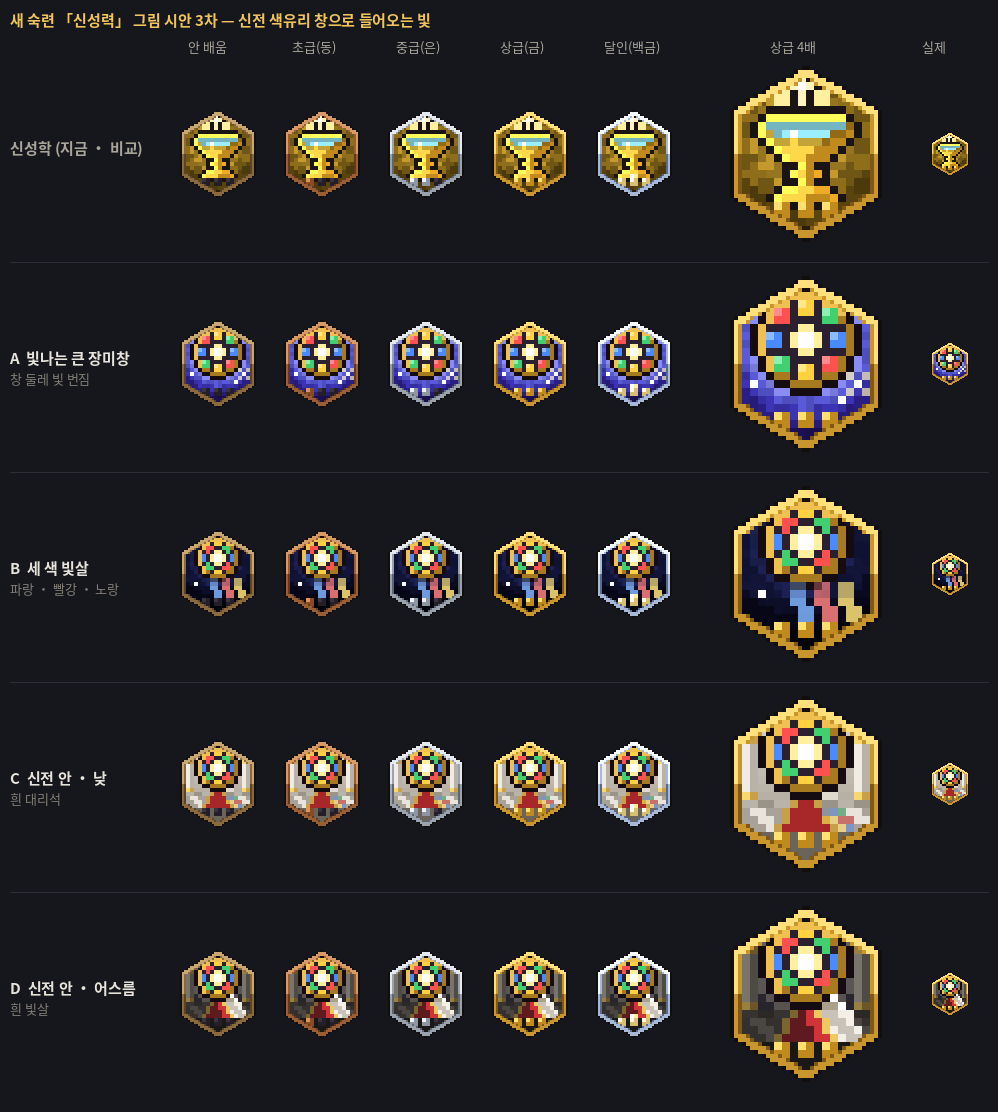

The Python source for this figure:
"""빌드 69 — 새 숙련 「신성력」 그림 시안 3차: 교회(신전)의 색유리 창으로 빛이 들어온다
(11-13 18:49 사용자 「신성력시안 교회시설에 있는 스테인드글라스에 빛 들어오는 걸로 4개 ㄱㄱ」)
- 창은 넷 다 게임 본부 신전(hq.js A3_TEMPLE)의 둥근 꽃잎 색유리 창: 금 테 · 어두운 납 · 꽃잎 여덟
  (오른쪽 · 왼쪽 파랑, 위 · 아래 노랑, 왼쪽 위 · 오른쪽 아래 빨강, 오른쪽 위 · 왼쪽 아래 초록) · 가운데 흰 금빛.
  꽃잎 사이에 납 줄을 두어 위아래 · 좌우 꽃잎이 가운데로 이어지지 않게 했다(이어지면 더하기 꼴로 읽힌다).
  A 빛나는 큰 장미창 (창 둘레가 푸른 보랏빛으로 번짐 + 반짝임)
  B 세 색 빛살 (신전의 파랑 · 빨강 · 노랑 빛살이 바닥까지)
  C 신전 안 · 낮 (흰 대리석 벽 · 기둥 · 붉은 융단 · 바둑 바닥에 떨어진 색 빛)
  D 신전 안 · 어스름 (어두운 안쪽으로 흰 빛살 — 빛이 닿은 바닥 · 융단만 밝다)
- 빛은 흐림 없이 도트로만(섞은 색 두세 단계 · 바둑 무늬). 반짝임은 비스듬한 꼴(더하기 꼴 아님).
- 틀 · 단계 점은 숙련 B안(m_v63 · m_v69 · m_v69b와 같은 길).
- 시험판(구도 열세 가지)은 세션 작업 폴더 v85/proto*.py.
python3 m_v69c.py → m_v69c.png"""
import sys, math, pathlib
sys.path.insert(0, str(pathlib.Path(__file__).parent))
import cell, b4
from cell import Art, mix, W, H
from lib import *
from lib import R as RAMP
from mast import TIER, FRAME, FRAME0
from m_v63 import FRAME4
def A_(theme, **k): return bg(Art(), theme, **k)
GL = {'b': '#4a8aff', 'r': '#ff5050', 'y': '#ffd040', 'g': '#40d070', 'w': '#ffffff', 'h': '#fff0a0',
      'k': '#2a2030', 'o': '#f0c050', 'O': '#a87a20'}
HI = {'b': '#8cbcff', 'r': '#ff8c8c', 'y': '#ffe88c', 'g': '#8cf0b0'}
OUTC = '#140c10'
# 큰 창 (12칸): 꽃잎 2×2 여덟 + 가운데
ROSE12 = ['....oooo....',
          '..oo.yy.oo..',
          '.orr.yy.ggo.',
          '.orr....ggO.',
          'o....hh....O',
          'obb.hwwh.bbO',
          'obb.hwwh.bbO',
          'o....hh....O',
          '.ogg....rrO.',
          '.ogg.yy.rrO.',
          '..OO.yy.OO..',
          '....OOOO....']
# 작은 창 (10칸): 꽃잎 두세 칸 + 가운데 (빛살 자리를 남긴다)
ROSE10 = ['...oooo...',
          '.ookyykoo.',
          '.orrkkggO.',
          'okrkhhkgkO',
          'obkhwwhkbO',
          'obkhwwhkbO',
          'okgkhhkrkO',
          '.oggkkrrO.',
          '.oOkyykOO.',
          '...OOOO...']
def window(a, rows, ox, oy, hi=False):
    """창 칠하기: 테 안쪽 '.'은 납, 바깥 한 칸은 검은 테. hi면 꽃잎 왼쪽 위 칸을 밝게(유리 빛). 돌려주는 것 = 창 + 테 칸"""
    cm = set()
    for y, r in enumerate(rows):
        xs = [x for x, ch in enumerate(r) if ch != '.']
        if not xs: continue
        for x in range(min(xs), max(xs) + 1):
            ch = r[x]; c = GL['k'] if ch in '.k' else GL[ch]
            if hi and ch in HI:
                up = rows[y - 1][x] if y else '.'; lf = r[x - 1] if x else '.'
                if up != ch and lf != ch: c = HI[ch]
            a.set(ox + x, oy + y, c); cm.add((ox + x, oy + y))
    ring = {(x + dx, y + dy) for (x, y) in cm for dx, dy in ((1, 0), (-1, 0), (0, 1), (0, -1))} - cm
    for (x, y) in ring: a.set(x, y, OUTC)
    return cm | ring
def screen(c, l, k):
    c = cell.col(c); l = cell.col(l)
    return tuple(round(255 - (255 - c[i]) * (255 - l[i] * k) / 255) for i in range(3))
def inside(x, y): return bool(cell.MASK.get((x, y)))
def xspark(a, x, y, big=False):
    """비스듬한 반짝임 (가운데 흰 칸 + 대각 네 칸)"""
    a.set(x, y, '#ffffff')
    if big:
        for dx, dy in ((1, 1), (-1, 1), (1, -1), (-1, -1)):
            if a.get(x + dx, y + dy) is not None: a.set(x + dx, y + dy, mix(a.get(x + dx, y + dy), '#fff4c0', 0.7))
def trap(y0, y1, xa0, xa1, xb0, xb1):
    """사다리꼴: y0줄 [xa0, xa1] → y1줄 [xb0, xb1] (칸 가운데가 안에 들면) → {(x, y): 위에서부터 몫 t}"""
    out = {}
    for y in range(int(math.floor(y0)), int(math.ceil(y1)) + 1):
        yc = y + 0.5
        if yc < y0 or yc > y1: continue
        t = (yc - y0) / (y1 - y0); l = xa0 + (xb0 - xa0) * t; r = xa1 + (xb1 - xa1) * t
        for x in range(W):
            if l <= x + 0.5 <= r: out[(x, y)] = t
    return out
# ── A 빛나는 큰 장미창: 창 둘레가 계단처럼 번진다 ──
def glow_bg(a, theme, cx, cy, steps, rays=16, k=0.14):
    rp = RAMP[theme]
    for y in range(H):
        for x in range(W):
            d = math.hypot(x + 0.5 - cx, y + 0.5 - cy); idx = steps[-1][1]
            for lim, i in steps:
                if d < lim: idx = i; break
            c = rp[idx]
            th = (math.atan2(y + 0.5 - cy, x + 0.5 - cx) + math.pi / rays) % (2 * math.pi)
            if (th * rays / (2 * math.pi)) % 1 < 0.5 and d > 7.0: c = mix(c, rp[0], k)   # 다른 숙련 그림 같은 옅은 살
            a.set(x, y, c)
def g_a(a):
    glow_bg(a, 'royal', 8.0, 7.0, ((7.4, 5), (8.6, 4), (9.9, 3), (11.5, 2), (99, 1)))   # 금 테가 묻히지 않게 푸른 보랏빛 (새벽 금빛은 테와 섞였다)
    window(a, ROSE12, 2, 1, hi=True)
    xspark(a, 14, 12, True); xspark(a, 1, 12); xspark(a, 12, 14)
# ── B 세 색 빛살: 창 아래쪽에서 파랑 · 빨강 · 노랑 빛살이 바닥까지 ──
def floor_dark(a, y0, k):
    for y in range(y0, H):
        for x in range(W): a.set(x, y, mix(a.get(x, y), '#000000', k))
def strip(a, y0, y1, x0, slope, w, C, ov, kw=0.55, kf=0.78, fy=13, overk=0.35):
    """빛줄기 하나: y0 → y1, 왼쪽 끝 x0 + slope·(y − y0), 너비 w. 창 위는 화면 섞기, 벽은 kw, 바닥(fy부터)은 kf"""
    for y in range(y0, y1 + 1):
        xs = x0 + slope * (y - y0)
        for i in range(w):
            x = int(math.floor(xs + i + 0.5))
            if not inside(x, y): continue
            c = a.get(x, y)
            if (x, y) in ov: a.set(x, y, screen(c, C, overk)); continue
            a.set(x, y, mix(c, C, kf if y >= fy else kw))
def g_b(a):
    floor_dark(a, 13, 0.3)
    ov = window(a, ROSE10, 3, 1)
    for x0, C in ((5.7, '#80b4ff'), (8.7, '#ff8080'), (11.7, '#ffe47a')): strip(a, 11, 15, x0, 0.34, 2, C, ov, kw=0.7, kf=0.85)   # 창 밑 테에서 시작 (창을 덮지 않음)
    xspark(a, 2, 12)
# ── C · D 신전 안: 벽 · 기둥 · 바둑 대리석 바닥 · 붉은 융단 (게임 신전 색) ──
SC = {'day': {'w0': '#d8d2c8', 'w1': '#b8b0a4', 'pil': '#f0ece4', 'pilD': '#b8b2a8', 'cap': '#f8d870', 'capD': '#c9a04a',
              'fl0': '#e8e4dc', 'fl1': '#a8a298', 'car': '#a8282a', 'carE': '#c9a04a', 'edge': '#8a8478', 'under': '#6a645a'},
      'dim': {'w0': '#3a3440', 'w1': '#28242e', 'pil': '#7a756c', 'pilD': '#4e4a44', 'cap': '#9a8040', 'capD': '#6a5628',
              'fl0': '#4a4642', 'fl1': '#34302e', 'car': '#5e1a1e', 'carE': '#7a6430', 'edge': '#24201e', 'under': '#1a1816'}}
LIT = {'fl0': '#f4f0e8', 'fl1': '#c8c2b8', 'car': '#d03438', 'carE': '#f0c860'}
def temple(a, mode):
    P = SC[mode]; kind = {}
    for y in range(H):
        for x in range(W):
            if y <= 11: a.set(x, y, mix(P['w0'], P['w1'], max(0, y - 2) / 9)); kind[(x, y)] = 'w'
            else: a.set(x, y, P['under']); kind[(x, y)] = 'u'
    for y in range(12, 16):
        j = y - 12
        for x in range(W):
            k = 'fl0' if ((x + j) // 2 + j) % 2 == 0 else 'fl1'; a.set(x, y, P[k]); kind[(x, y)] = k
        l = 6 - (j + 1) // 2; r = 9 + (j + 1) // 2
        for x in range(l, r + 1):
            k = 'car' if l < x < r else 'carE'; a.set(x, y, P[k]); kind[(x, y)] = k
    for x in range(W):
        if kind[(x, 12)] not in ('car', 'carE'): a.set(x, 12, mix(a.get(x, 12), P['edge'], 0.5))
    for x0 in (0, 14):
        for y in range(4, 12):
            a.set(x0, y, P['pil']); a.set(x0 + 1, y, P['pilD']); kind[(x0, y)] = kind[(x0 + 1, y)] = 'p'
        for y in (4, 11): a.set(x0, y, P['cap']); a.set(x0 + 1, y, P['capD'])
    return kind
def g_c(a):
    temple(a, 'day')
    ov = window(a, ROSE10, 3, 1)
    for (x, y), t in trap(10.5, 12.0, 6.5, 10.5, 8.0, 12.5).items():   # 벽에는 더 흰 빛 띠
        if (x, y) not in ov and inside(x, y): a.set(x, y, mix(a.get(x, y), '#fffbf0', 0.55))
    for (x, y, c) in [(10, 13, '#5a8ae0'), (11, 13, '#5a8ae0'), (12, 13, '#4ab870'), (10, 14, '#e8c040'), (11, 14, '#e8c040'),
                      (12, 14, '#e04848'), (13, 14, '#e04848'), (12, 15, '#e8c040'), (13, 15, '#5a8ae0')]:
        if inside(x, y): a.set(x, y, mix(a.get(x, y), c, 0.55))
def g_d(a):
    kind = temple(a, 'dim')
    ov = window(a, ROSE10, 3, 1)
    for (x, y) in {(x + dx, y + dy) for (x, y) in ov for dx, dy in ((1, 0), (-1, 0), (0, 1), (0, -1))} - ov:   # 창 둘레 한 칸 빛
        if kind.get((x, y)) == 'w' and inside(x, y): a.set(x, y, mix(a.get(x, y), '#fff0c8', 0.22))
    for (x, y), t in trap(9.0, 16.0, 6.5, 10.5, 9.5, 16.5).items():
        if (x, y) in ov or not inside(x, y): continue
        k = kind.get((x, y))
        if k in LIT: a.set(x, y, LIT[k])
        elif k == 'p': a.set(x, y, mix(a.get(x, y), '#fff4d0', 0.6))
        else: a.set(x, y, mix(a.get(x, y), '#fff0c8', 0.5 if t < 0.5 else 0.42))
    xspark(a, 11, 10); xspark(a, 12, 11)
OPTS = [('A', '빛나는 큰 장미창', '창 둘레 빛 번짐', g_a, None), ('B', '세 색 빛살', '파랑 · 빨강 · 노랑', g_b, 'night'),
        ('C', '신전 안 · 낮', '흰 대리석', g_c, 'night'), ('D', '신전 안 · 어스름', '흰 빛살', g_d, 'night')]
def art_sg(k, lit):
    _, _, _, g, theme = {o[0]: o for o in OPTS}[k]
    a = A_(theme or 'dawn', cy=6.5, rays=12, k=0.12, hole=4)
    g(a)
    if lit == 4: l, d = '#fffbe8', '#d8c070'
    else: l, d = TIER[lit - 1] if lit else ('#3a3440', '#241e28')
    for i in range(3):
        x = 4 + i * 3
        for (dx, dy) in ((0, 0), (1, 0), (0, 1), (1, 1)):
            a.set(x + dx, 16 + dy, (l if (dx, dy) == (0, 0) else d) if i < max(lit, 0) or lit == 4 else ('#3a3440' if (dx, dy) == (0, 0) else '#241e28'))
    if lit == 4: a.set(7, 15, '#ffffff'); a.set(8, 15, '#fff0a0')
    return a
def img_sg(k, lit):
    art = art_sg(k, lit)
    if not lit: return art.img('buff')
    im = art.img('buff'); px = im.load(); hb = b4.hexbase('buff').load()
    fr = FRAME4 if lit == 4 else FRAME[lit - 1]
    m = {b4.rgb(FRAME0[i]): b4.rgb(fr[i]) for i in range(3)}
    for y in range(48):
        for x in range(48):
            c = hb[x, y]
            if c[3] and c[:3] in m: px[x, y] = m[c[:3]] + (255,)
    return im
if __name__ == '__main__':
    from PIL import Image, ImageDraw, ImageFont
    f = ImageFont.truetype('/usr/share/fonts/opentype/noto/NotoSansCJK-Regular.ttc', 13, index=2)
    fb = ImageFont.truetype('/usr/share/fonts/opentype/noto/NotoSansCJK-Bold.ttc', 15, index=2)
    D = pathlib.Path(__file__).parent
    Z = 2; CW = 48 * Z + 8; LW = 170; BIG = 4; RH = 48 * BIG + 18
    rows = [('now', '신성학 (지금 · 비교)', '')] + [(k, f'{k}  {nm}', sub) for k, nm, sub, g, th in OPTS]
    XB = LW + 5 * CW + 20; XR = XB + 48 * BIG + 24
    sh = Image.new('RGB', (XR + 48 + 24, 62 + len(rows) * RH), (21, 23, 28)); d = ImageDraw.Draw(sh)
    d.text((10, 8), '새 숙련 「신성력」 그림 시안 3차 — 신전 색유리 창으로 들어오는 빛', font=fb, fill=(240, 196, 90))
    for t, tt in enumerate(['안 배움', '초급(동)', '중급(은)', '상급(금)', '달인(백금)']): d.text((LW + t * CW + 18, 36), tt, font=f, fill=(170, 165, 155))
    d.text((XB + 60, 36), '상급 4배', font=f, fill=(170, 165, 155)); d.text((XR - 4, 36), '실제', font=f, fill=(170, 165, 155))
    def get(k, t): return Image.open(D / 'final_snap_mast' / f'holy_{t}.png').convert('RGBA') if k == 'now' else img_sg(k, t)
    for r, (k, name, sub) in enumerate(rows):
        y0 = 58 + r * RH; yc = y0 + (48 * BIG - 48 * Z) // 2
        d.text((10, yc + 30), name, font=fb, fill=(232, 228, 220) if k != 'now' else (170, 165, 155))
        if sub: d.text((10, yc + 52), sub, font=f, fill=(130, 126, 118))
        for t in range(5):
            z = cell.zoom(get(k, t), Z); sh.paste(z, (LW + t * CW, yc), z)
        zb = cell.zoom(get(k, 3), BIG); sh.paste(zb, (XB, y0), zb)
        im1 = get(k, 3); sh.paste(im1, (XR, y0 + (48 * BIG - 48) // 2), im1)
        if r: d.line([(10, y0 - 6), (sh.width - 10, y0 - 6)], fill=(44, 46, 54))
    out = D / 'm_v69c.png'; sh.save(out); print(out.name, sh.size)
